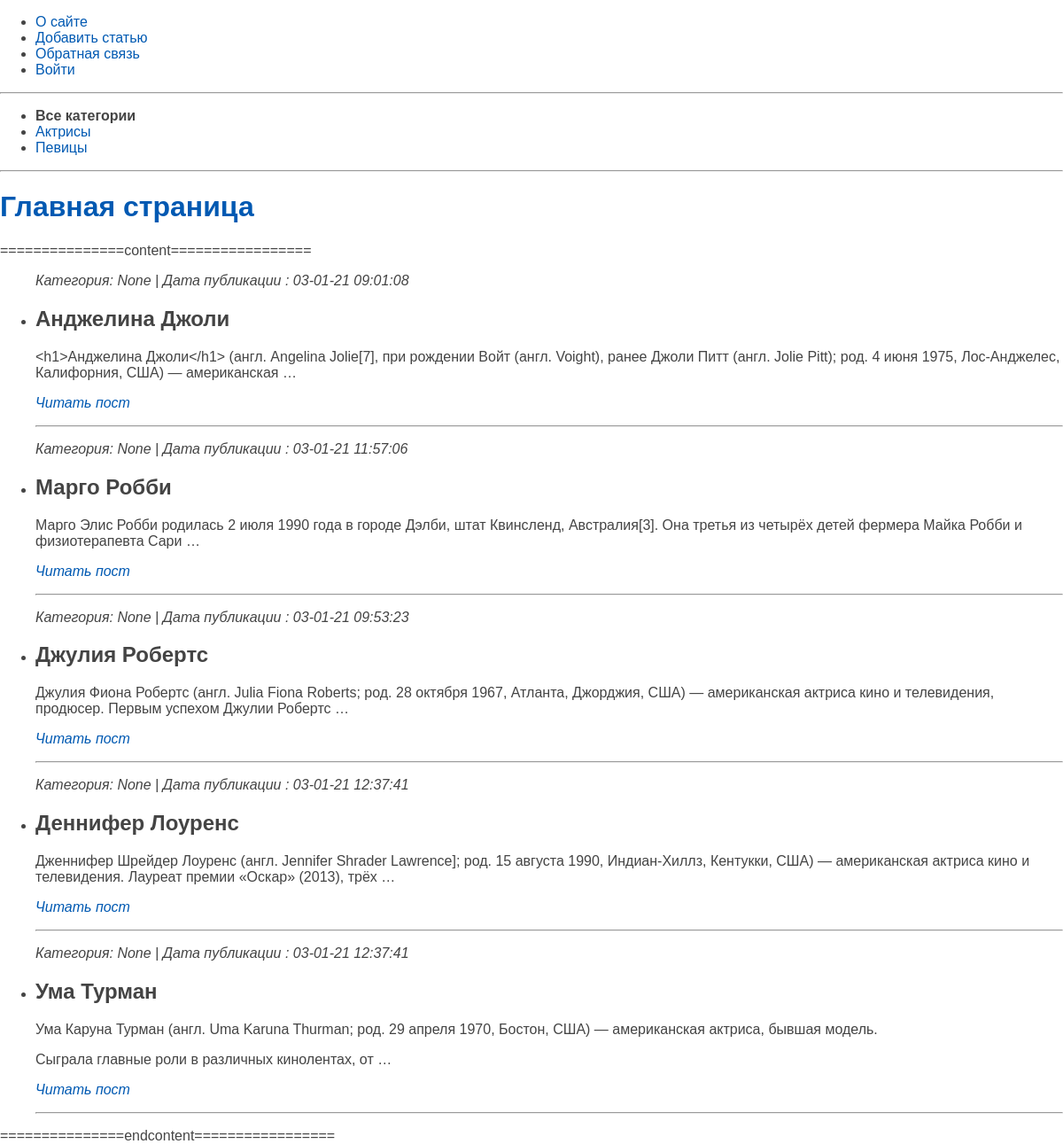
Before: / with the older database file.
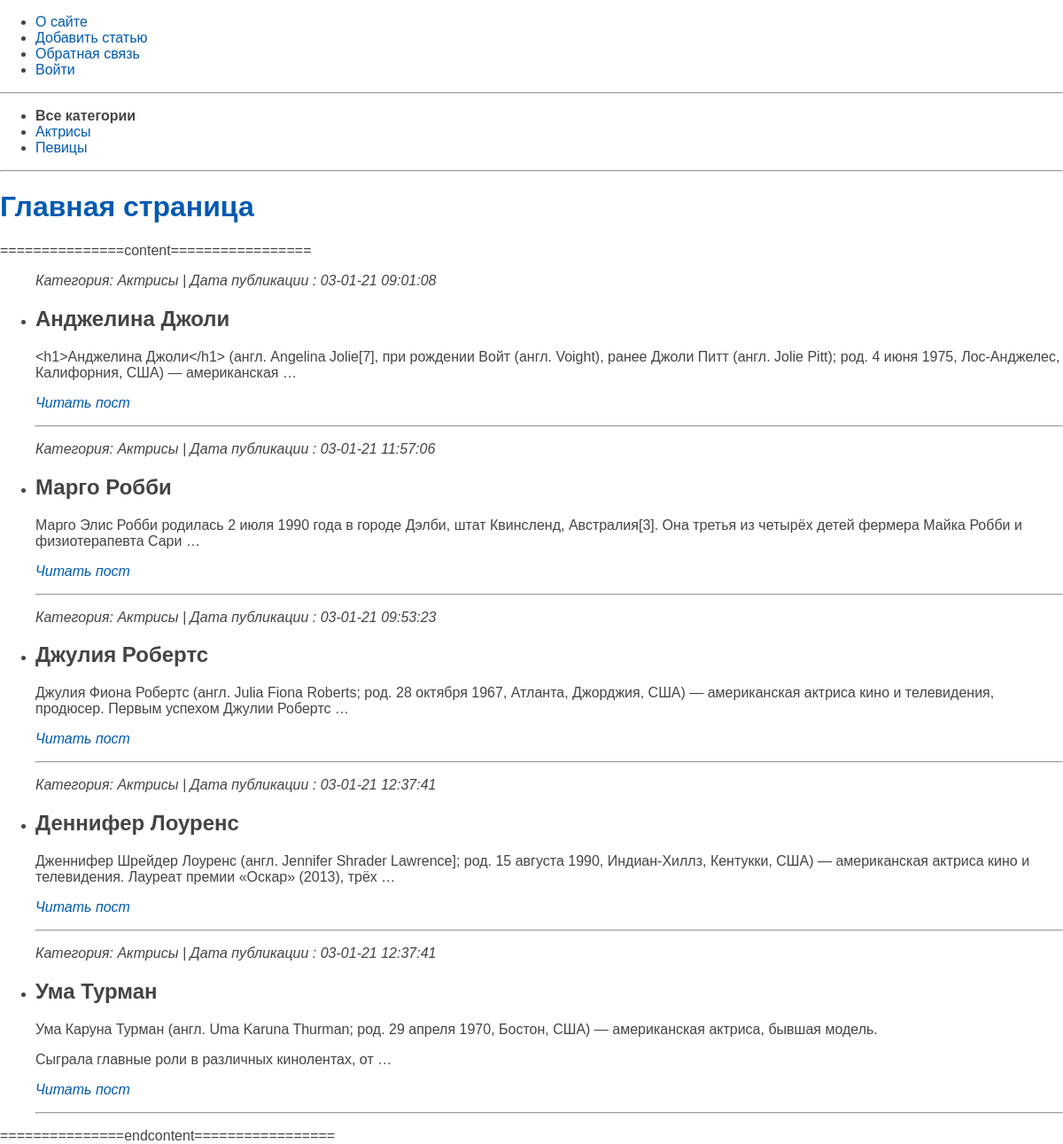
After: the same page with the newer database file.
### women/models.py (models this page shows, shortened)
class Category(models.Model):
    name = models.CharField(max_length=100, db_index=True)
    def __str__(self):
        return self.name
    def ab_url(self):
        return reverse('categ', kwargs={'cat_id': self.pk})

class Women(models.Model):
    title = models.CharField(max_length=255)
    content = models.TextField(blank=True)
    photo = models.ImageField(upload_to="photos/%Y/%m/%d/")
    time_create = models.DateTimeField(auto_now_add=True)
    time_update = models.DateTimeField(auto_now=True)
    is_published = models.BooleanField(default=True)
    cat = models.ForeignKey('Category', on_delete=models.PROTECT, null=True) #  Ссылка на класс строкой, поксольку сам класс ниже
    def ab_url(self):
        return reverse('post', kwargs={'post_id': self.pk})

### women/views.py (the view)
# urls.py: path('', index, name='home'),
def index(request):
    posts = Women.objects.all()
    cats = Category.objects.all()
    con = {
        'posts': posts,
        'menu': menu,
        'cats': cats,
        'title': 'Главная страница',
        'cat_selected': 0,
    }
    return render(request, 'women/index.html', context=con)

### women/templates/women/index.html
{% extends 'women/base.html' %}
{% block content %}
<h1><a href="{% url 'home' %}">{{title}}</a></h1>
===============content=================
<ul>
	{% for p in posts %}
	<p><i>Категория: {{p.cat}} | Дата публикации : {{p.time_update|date:"d-m-y H:i:s"}}</i></p>
	<li>
		<h2>{{p.title}}</h2>
		<p>{{p.content | linebreaks | truncatewords:25}}</p>
		<p><a href="{{ p.ab_url }}"><i>Читать пост</i></a></p>
		<hr>
	</li>
	{% endfor %}
</ul>
===============endcontent=================
{% endblock %}

### women/templates/women/base.html (shortened to what this page needs)
{% load static %}
<!DOCTYPE html>
<html>
<head>
	<link type="text/css" href="{% static 'women/css/styles.css' %}" rel="stylesheet" />
</head>
<body>
{% block mainmenu %}
<ul>
	{% for m in menu %}
	<li><a href="{% url m.url_name %}">{{m.title}}</a></li>
	{% endfor %}
</ul>
{% endblock mainmenu %}
<hr>
<ul>
	{% if cat_selected == 0 %}
	<li><b>Все категории</b></li>
	{% else %}
	<li><a href="{% url 'home' %}">Все категории</a></li>
	{% endif %}
	{% for c in cats %}
	{% if c.pk == cat_selected %}
	<li>{{c.name}}</li>
	{% else %}
	<li><a href="{{c.ab_url}}">{{c.name}}</li>
	{% endif %}
	{% endfor %}
</ul>
<hr>
{% block content %}
{% endblock %}
</body>
</html>

### women/static/women/css/styles.css (style rules this page uses)
html, body { font-family: 'Arial'; margin: 0; padding: 0; height: 100%; width: 100%; color: #444; }
a { color: #0059b2; text-decoration: none; }

Changed rows visible on the page:
changed Women "Анджелина Джоли": cat "None" → "Актрисы"
changed Women "Марго Робби": cat "None" → "Актрисы"
changed Women "Джулия Робертс": cat "None" → "Актрисы"
changed Women "Деннифер Лоуренс": cat "None" → "Актрисы"
changed Women "Ума Турман": cat "None" → "Актрисы"
